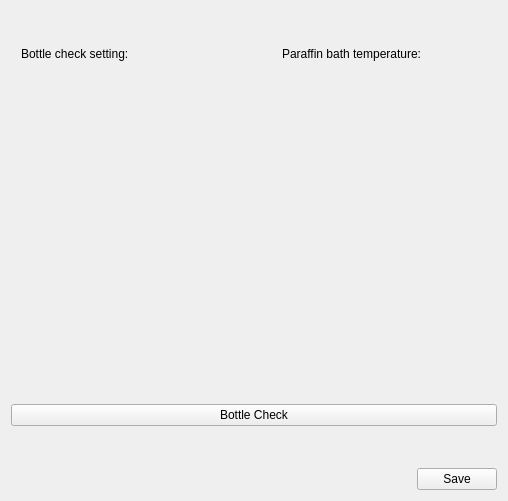
<?xml version="1.0" encoding="UTF-8"?>
<ui version="4.0">
 <class>Settings::CSystemSetupSettingsWidget</class>
 <widget class="QWidget" name="Settings::CSystemSetupSettingsWidget">
  <property name="geometry">
   <rect>
    <x>0</x>
    <y>0</y>
    <width>508</width>
    <height>501</height>
   </rect>
  </property>
  <property name="windowTitle">
   <string>Form</string>
  </property>
  <layout class="QVBoxLayout" name="verticalLayout">
   <item>
    <spacer name="verticalSpacer_2">
     <property name="orientation">
      <enum>Qt::Vertical</enum>
     </property>
     <property name="sizeHint" stdset="0">
      <size>
       <width>20</width>
       <height>40</height>
      </size>
     </property>
    </spacer>
   </item>
   <item>
    <layout class="QHBoxLayout" name="horizontalLayout_2" stretch="4,1">
     <property name="sizeConstraint">
      <enum>QLayout::SetDefaultConstraint</enum>
     </property>
     <item>
      <layout class="QVBoxLayout" name="verticalLayout_3">
       <property name="sizeConstraint">
        <enum>QLayout::SetFixedSize</enum>
       </property>
       <property name="bottomMargin">
        <number>5</number>
       </property>
       <item>
        <widget class="QLabel" name="label">
         <property name="sizePolicy">
          <sizepolicy hsizetype="Preferred" vsizetype="Fixed">
           <horstretch>0</horstretch>
           <verstretch>0</verstretch>
          </sizepolicy>
         </property>
         <property name="text">
          <string>Bottle check setting:</string>
         </property>
         <property name="indent">
          <number>10</number>
         </property>
        </widget>
       </item>
       <item>
        <widget class="MainMenu::CScrollTable" name="programTable" native="true">
         <property name="sizePolicy">
          <sizepolicy hsizetype="Maximum" vsizetype="Expanding">
           <horstretch>0</horstretch>
           <verstretch>0</verstretch>
          </sizepolicy>
         </property>
         <property name="maximumSize">
          <size>
           <width>265</width>
           <height>16777215</height>
          </size>
         </property>
        </widget>
       </item>
      </layout>
     </item>
     <item>
      <layout class="QVBoxLayout" name="verticalLayout_2">
       <property name="sizeConstraint">
        <enum>QLayout::SetFixedSize</enum>
       </property>
       <item>
        <widget class="QLabel" name="labelSpeed">
         <property name="sizePolicy">
          <sizepolicy hsizetype="Minimum" vsizetype="Fixed">
           <horstretch>0</horstretch>
           <verstretch>0</verstretch>
          </sizepolicy>
         </property>
         <property name="maximumSize">
          <size>
           <width>206</width>
           <height>16777215</height>
          </size>
         </property>
         <property name="text">
          <string>Paraffin bath temperature:</string>
         </property>
         <property name="scaledContents">
          <bool>false</bool>
         </property>
        </widget>
       </item>
       <item>
        <spacer name="verticalSpacer_4">
         <property name="orientation">
          <enum>Qt::Vertical</enum>
         </property>
         <property name="sizeHint" stdset="0">
          <size>
           <width>20</width>
           <height>40</height>
          </size>
         </property>
        </spacer>
       </item>
       <item>
        <layout class="QHBoxLayout" name="horizontalLayout_3">
         <property name="topMargin">
          <number>8</number>
         </property>
         <item>
          <widget class="MainMenu::CWheelPanel" name="scrollPanelWidget" native="true">
           <property name="sizePolicy">
            <sizepolicy hsizetype="Preferred" vsizetype="Preferred">
             <horstretch>0</horstretch>
             <verstretch>0</verstretch>
            </sizepolicy>
           </property>
           <property name="minimumSize">
            <size>
             <width>140</width>
             <height>240</height>
            </size>
           </property>
           <property name="maximumSize">
            <size>
             <width>140</width>
             <height>300</height>
            </size>
           </property>
          </widget>
         </item>
         <item>
          <spacer name="horizontalSpacer">
           <property name="orientation">
            <enum>Qt::Horizontal</enum>
           </property>
           <property name="sizeHint" stdset="0">
            <size>
             <width>40</width>
             <height>20</height>
            </size>
           </property>
          </spacer>
         </item>
        </layout>
       </item>
       <item>
        <spacer name="verticalSpacer">
         <property name="orientation">
          <enum>Qt::Vertical</enum>
         </property>
         <property name="sizeHint" stdset="0">
          <size>
           <width>20</width>
           <height>40</height>
          </size>
         </property>
        </spacer>
       </item>
       <item>
        <widget class="QWidget" name="widget" native="true"/>
       </item>
      </layout>
     </item>
    </layout>
   </item>
   <item>
    <widget class="QPushButton" name="btnBottleCheck">
     <property name="text">
      <string>Bottle Check</string>
     </property>
    </widget>
   </item>
   <item>
    <spacer name="verticalSpacer_3">
     <property name="orientation">
      <enum>Qt::Vertical</enum>
     </property>
     <property name="sizeHint" stdset="0">
      <size>
       <width>20</width>
       <height>40</height>
      </size>
     </property>
    </spacer>
   </item>
   <item>
    <layout class="QHBoxLayout" name="horizontalLayout">
     <property name="sizeConstraint">
      <enum>QLayout::SetFixedSize</enum>
     </property>
     <item>
      <spacer name="horizontalSpacer_2">
       <property name="orientation">
        <enum>Qt::Horizontal</enum>
       </property>
       <property name="sizeHint" stdset="0">
        <size>
         <width>282</width>
         <height>20</height>
        </size>
       </property>
      </spacer>
     </item>
     <item>
      <widget class="QPushButton" name="btnSave">
       <property name="focusPolicy">
        <enum>Qt::NoFocus</enum>
       </property>
       <property name="text">
        <string>Save</string>
       </property>
      </widget>
     </item>
    </layout>
   </item>
  </layout>
 </widget>
 <customwidgets>
  <customwidget>
   <class>MainMenu::CScrollTable</class>
   <extends>QWidget</extends>
   <header>MainMenu/Include/ScrollTable.h</header>
   <container>1</container>
  </customwidget>
  <customwidget>
   <class>MainMenu::CWheelPanel</class>
   <extends>QWidget</extends>
   <header>MainMenu/Include/WheelPanel.h</header>
   <container>1</container>
  </customwidget>
 </customwidgets>
 <resources/>
 <connections/>
</ui>
